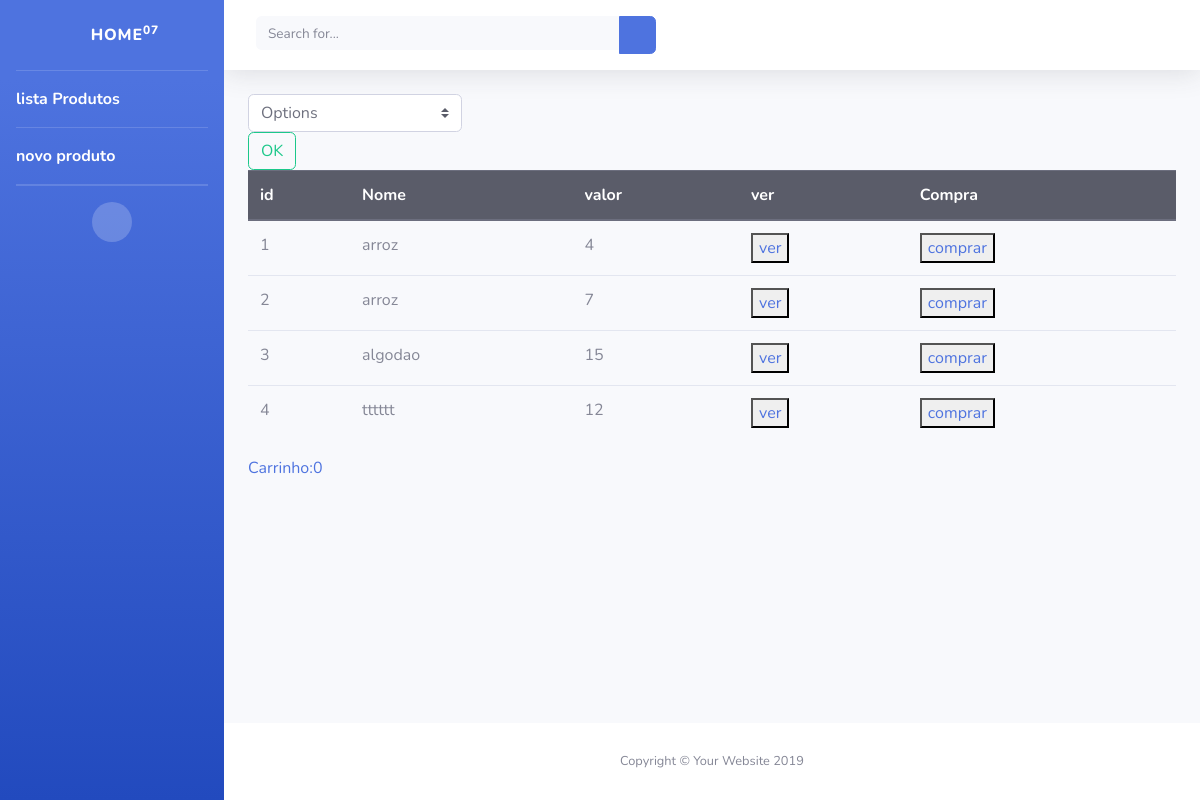
The page /ativity/product/ on the database as committed earlier.
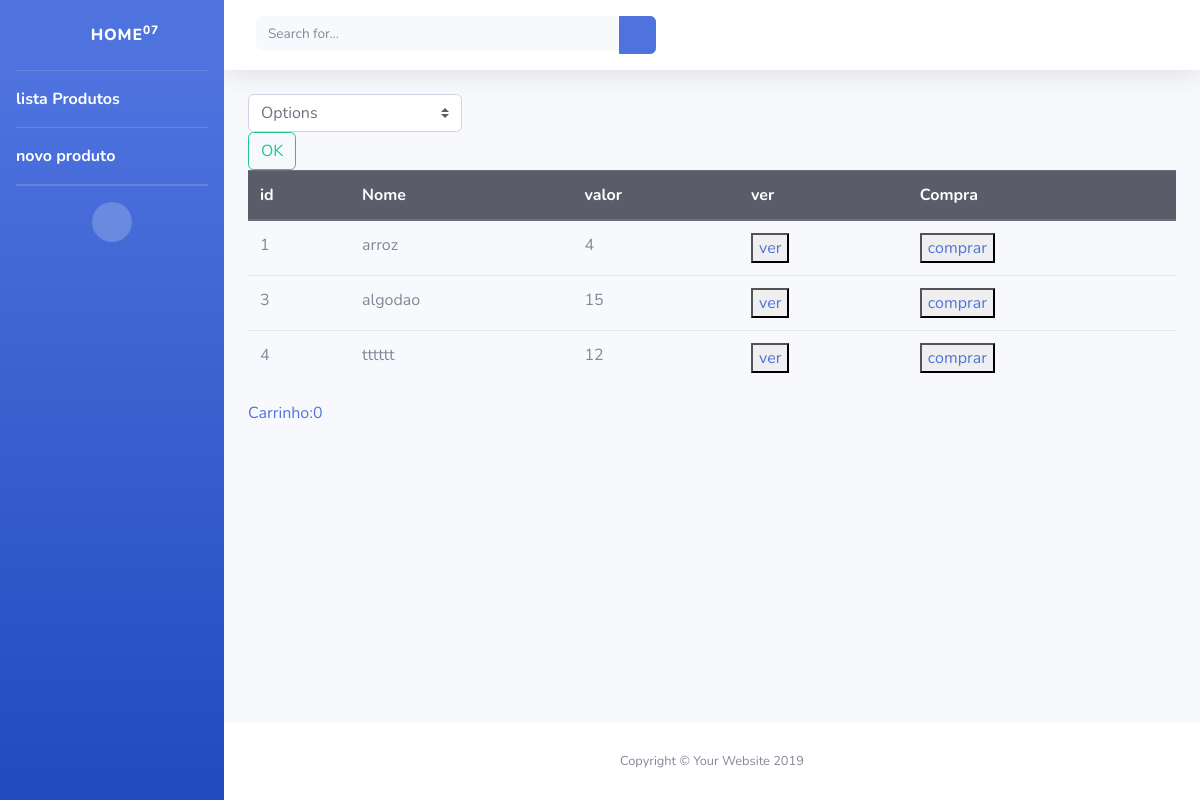
The same page on the database as committed later.
### ativity/models.py (models this page shows)
class Products(models.Model):
    name = models.CharField(max_length=50)
    value = models.IntegerField()

### ativity/views.py (the view)
# urls.py: path('product/', views.products_list),
def products_list(request):
    if(request.method=='POST'):
        pesquisa = request.POST.get('pesquisa')
        if (pesquisa == 'cres'):
            products = Products.objects.order_by('name')
            return render(request,'products/list.html',{'products':products})
        elif (pesquisa == 'decres'):
            products = Products.objects.order_by('-name')
            return render(request,'products/list.html',{'products':products})
        elif (pesquisa == 'maior'):
            products = Products.objects.order_by('-value')
            return render(request,'products/list.html',{'products':products})
        elif (pesquisa == 'menor'):
            products = Products.objects.order_by('value')
            return render(request,'products/list.html',{'products':products})
    else:
        products = Products.objects.all()
        return render(request,'products/list.html',{'products':products})

### ativity/templates/products/list.html (shortened to what this page needs)
{% extends "base.html" %}
{% block conteudo %}
<div class="">
    <div class="row">
        <div class="col-lg-3">
            <form action="/ativity/product/" method="POST">
                <select name="pesquisa" class="browser-default custom-select">
                    <option selected>Options</option>
                </select>
                <button class="btn btn-outline-success my-2 my-sm-0" type="submit">OK</button>
            </form>
        </div>
    </div>
</div>
<table class="table">
    <thead class="thead-dark">
        <tr>
            <th scope="col">id</th>
            <th scope="col">Nome</th>
            <th scope="col">valor</th>
            <th scope="col">ver</th>
            <th scope="col">Compra</th>
        </tr>
    </thead>
    <tbody>
        {% for product in products %}
        <tr>
            <td>{{product.id}}</td>
            <td>{{product.name}}</td>
            <td>{{product.value}}</td>
            <td><button><a href="/ativity/product/{{product.id}}">ver</a></button></td>
            <td><button><a href="/ativity/product/{{product.id}}/card/">comprar</a></button></td>
        </tr>
        {% endfor %}
    </tbody>
</table>
<a href="/ativity/product/cart/" class="glyphicon glyphicon-shopping-cart">Carrinho:{{request.session.cart| length}}</a>
{% endblock %}

### ativity/templates/base.html (shortened to what this page needs)
{% load static %}
<!DOCTYPE html>
<html lang="en">
<head>
    <link href="{% static 'vendor/fontawesome-free/css/all.min.css' %}" rel="stylesheet" type="text/css">
    <link href="{% static 'css/sb-admin-2.min.css' %}" rel="stylesheet">
</head>
<body id="page-top">
    <div id="wrapper">
        <ul class="navbar-nav bg-gradient-primary sidebar sidebar-dark accordion" id="accordionSidebar">
            <a class="sidebar-brand d-flex align-items-center justify-content-center" href="/ativity/">
                <div class="sidebar-brand-icon rotate-n-15">
                    <i class="fas fa-laugh-wink"></i>
                </div>
                <div class="sidebar-brand-text mx-3">Home<sup>07</sup></div>
            </a>
            <hr class="sidebar-divider my-0">
            <li class="nav-item active">
                <a class="nav-link" href="/ativity/product/">lista Produtos</a>
            </li>
            <hr class="sidebar-divider my-0">
            <li class="nav-item active">
                <a class="nav-link" href="/ativity/product/create/">novo produto</a>
                <hr class="sidebar-divider my-0">
            </li>
            <hr class="sidebar-divider">
            <div class="text-center d-none d-md-inline">
                <button class="rounded-circle border-0" id="sidebarToggle"></button>
            </div>
        </ul>
        <div id="content-wrapper" class="d-flex flex-column">
            <div id="content">
                <nav class="navbar navbar-expand navbar-light bg-white topbar mb-4 static-top shadow">
                    <form
                        class="d-none d-sm-inline-block form-inline mr-auto ml-md-3 my-2 my-md-0 mw-100 navbar-search">
                        <div class="input-group">
                            <input type="text" class="form-control bg-light border-0 small" placeholder="Search for..."
                                aria-label="Search" aria-describedby="basic-addon2">
                            <div class="input-group-append">
                                <button class="btn btn-primary" type="button">
                                    <i class="fas fa-search fa-sm"></i>
                                </button>
                            </div>
                        </div>
                    </form>
                </nav>
                <div class="container-fluid">
                    {% block conteudo %} {% endblock %}
                </div>
            </div>
            <footer class="sticky-footer bg-white">
                <div class="container my-auto">
                    <div class="copyright text-center my-auto">
                        <span>Copyright &copy; Your Website 2019</span>
                    </div>
                </div>
            </footer>
        </div>
    </div>
</body>
</html>

Rows that differ between the two databases and show on the page:
removed Products: id "2", name "arroz", value "7"
